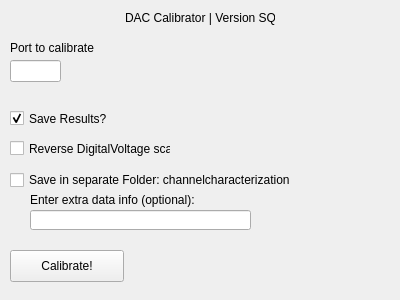
<?xml version="1.0" encoding="UTF-8"?>
<ui version="4.0">
 <class>daccalib</class>
 <widget class="QWidget" name="daccalib">
  <property name="geometry">
   <rect>
    <x>0</x>
    <y>0</y>
    <width>400</width>
    <height>300</height>
   </rect>
  </property>
  <property name="windowTitle">
   <string>DACCalibrator</string>
  </property>
  <widget class="QLineEdit" name="port">
   <property name="geometry">
    <rect>
     <x>10</x>
     <y>60</y>
     <width>51</width>
     <height>22</height>
    </rect>
   </property>
  </widget>
  <widget class="QLabel" name="title">
   <property name="geometry">
    <rect>
     <x>125</x>
     <y>10</y>
     <width>150</width>
     <height>16</height>
    </rect>
   </property>
   <property name="text">
    <string>DAC Calibrator | Version SQIP</string>
   </property>
  </widget>
  <widget class="QPushButton" name="start">
   <property name="geometry">
    <rect>
     <x>10</x>
     <y>250</y>
     <width>114</width>
     <height>32</height>
    </rect>
   </property>
   <property name="text">
    <string>Calibrate!</string>
   </property>
   <property name="checkable">
    <bool>false</bool>
   </property>
   <property name="default">
    <bool>false</bool>
   </property>
   <property name="flat">
    <bool>false</bool>
   </property>
  </widget>
  <widget class="QLabel" name="label">
   <property name="geometry">
    <rect>
     <x>10</x>
     <y>40</y>
     <width>111</width>
     <height>16</height>
    </rect>
   </property>
   <property name="text">
    <string>Port to calibrate</string>
   </property>
  </widget>
  <widget class="QLabel" name="results">
   <property name="geometry">
    <rect>
     <x>230</x>
     <y>40</y>
     <width>62</width>
     <height>16</height>
    </rect>
   </property>
   <property name="text">
    <string/>
   </property>
  </widget>
  <widget class="QLabel" name="slope">
   <property name="geometry">
    <rect>
     <x>230</x>
     <y>70</y>
     <width>161</width>
     <height>16</height>
    </rect>
   </property>
   <property name="text">
    <string/>
   </property>
  </widget>
  <widget class="QLabel" name="y_int">
   <property name="geometry">
    <rect>
     <x>230</x>
     <y>110</y>
     <width>161</width>
     <height>16</height>
    </rect>
   </property>
   <property name="text">
    <string/>
   </property>
  </widget>
  <widget class="QLabel" name="order2">
   <property name="geometry">
    <rect>
     <x>230</x>
     <y>150</y>
     <width>161</width>
     <height>16</height>
    </rect>
   </property>
   <property name="text">
    <string/>
   </property>
  </widget>
  <widget class="QCheckBox" name="checksave">
   <property name="enabled">
    <bool>true</bool>
   </property>
   <property name="geometry">
    <rect>
     <x>10</x>
     <y>110</y>
     <width>101</width>
     <height>17</height>
    </rect>
   </property>
   <property name="text">
    <string>Save Results?</string>
   </property>
   <property name="checked">
    <bool>true</bool>
   </property>
  </widget>
  <widget class="QCheckBox" name="checkreverse">
   <property name="geometry">
    <rect>
     <x>10</x>
     <y>140</y>
     <width>161</width>
     <height>17</height>
    </rect>
   </property>
   <property name="text">
    <string>Reverse DigitalVoltage scan</string>
   </property>
  </widget>
  <widget class="QCheckBox" name="customsave">
   <property name="geometry">
    <rect>
     <x>10</x>
     <y>170</y>
     <width>281</width>
     <height>20</height>
    </rect>
   </property>
   <property name="text">
    <string>Save in separate Folder: channelcharacterization</string>
   </property>
  </widget>
  <widget class="QLineEdit" name="datainfo">
   <property name="geometry">
    <rect>
     <x>30</x>
     <y>210</y>
     <width>221</width>
     <height>20</height>
    </rect>
   </property>
  </widget>
  <widget class="QLabel" name="extradatainfo">
   <property name="geometry">
    <rect>
     <x>30</x>
     <y>190</y>
     <width>171</width>
     <height>20</height>
    </rect>
   </property>
   <property name="text">
    <string>Enter extra data info (optional):</string>
   </property>
  </widget>
 </widget>
 <layoutdefault spacing="6" margin="11"/>
 <resources/>
 <connections/>
</ui>
